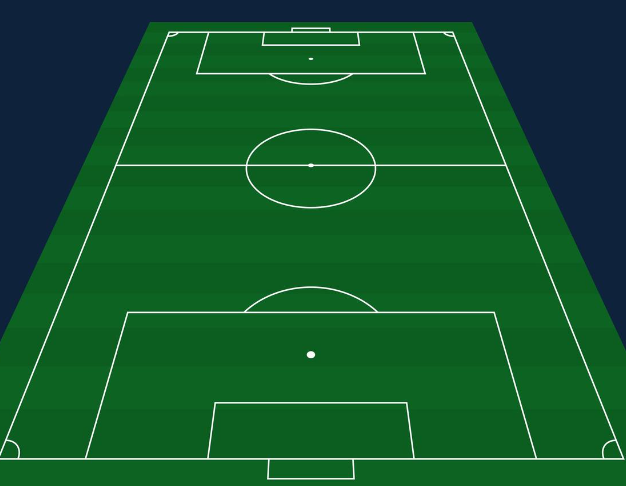
#> input picture Lab_4/data/partA/1.png, 626 x 486 px; its folder holds only this picture in this run
$ jupyter execute --allow-errors partA.ipynb
#> lines starting #> are read from the running program, lines starting #| are printed output that depends on the picture
# **Sesión 4:** Procesamiento de imagenes y extracción de características

## **Librerías**

[cell 1]
import cv2
import os
import matplotlib.pyplot as plt

## **Apartado A:** Detección de lineas rectas
El objetivo de este apartado es la detección de líneas y bordes en las imágenes de la carpeta `data/partA`.
1. **Tarea A.1.** Aplique `cv2.Canny()` a las imágenes de trabajo ajustando los hiperparámetros.
3. **Tarea A.2.** Implemente la función `draw_lines()` para pintar las líneas sobre las imágenes.
4. **Tarea A.3.** Aplique Hough con `cv2.HoughLinesP()` a las imágenes de trabajo para extraer líneas y afine los hiperparámetros.
5. **Problema A.1.** Repita el procedimiento para extraer las líneas de las dos imágenes restantes.

### **NOTA**
Podéis usar el mismo formato de guardado de resultados y nomenclatura que en en las práctica 3 o hacer uso de la funcion `show_image()` del Lab 1. Usad las herramientas con las que os sintáis más cómodos

[cell 2]
# Nos definimos estas funciones auxiliares que nos facilitará algunas tareas más adelante

from rpds import List
import numpy as np

def show_image(img: np.array, img_name: str = "Image"):
    cv2.imshow(img_name, img)  # Mostramos la imagen, poniendole el nombre correspondiente a la ventana desplegada
    cv2.waitKey(0)  # Ponemos una tecla para eliminar la ventana y pasar a la siguiente imagen o terminar la visualización
    cv2.destroyAllWindows()

def load_images(filenames: List) -> List:
    return [cv2.imread(filename) for filename in filenames]

def write_image(output_folder: str, img_name: str, img: np.array):
    img_path = os.path.join(output_folder, img_name)  # creamos el path donde vamos a guardar la imagen
    os.makedirs(output_folder, exist_ok=True)
    cv2.imwrite(img_path, img)  # guardamos la imagen en su correspondiente ubicación

[cell 3]
# Cargamos las imágenes correspondientes al apartado A de la práctica

import glob

imgs_gen_path = '../data/partA/*' # Patrón que cumplen todos los paths de los archivos de imágenes de la carpeta data/partA
imgs_path = sorted(glob.glob(imgs_gen_path))  # Cogemos todos los paths que cumplen ese patrón genérico (usando glob) y los ordenamos (usando sorted)
imgs = load_images(imgs_path)  # Le pasamos a load_images la lista de paths o filenames de las imágenes que queremos cargar
#> imgs = 1 item

imgs_path
#> Out = ['../data/partA/1.png']

### **Tarea A.1.** Aplique `cv2.Canny()` a las imágenes de trabajo ajustando los hiperparámetros

[cell 4]
# TODO Apply canny to the images, play with the thresholds to get a good result

edge_imgs = []  # to store the canny edge images for later Hough transform

# 1st image

# Hyperparameters
low_threshold = 30
high_threshold = 180

# get the first image
img = imgs[0]
#> img is the input picture: shape (486, 626, 3); mean B, G, R 43.1, 86.7, 18.1

# Convert to grayscale
gray_img = cv2.cvtColor(img, cv2.COLOR_BGR2GRAY)
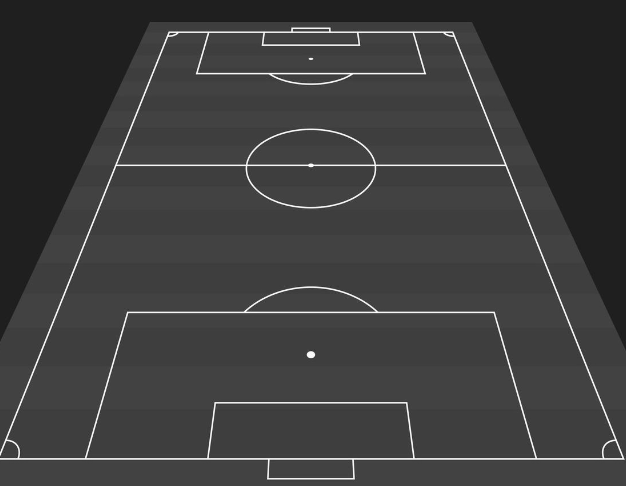
#> gray_img: shape (486, 626); min 25, max 254, mean 61.2

# Apply Canny edge detection
edge_img = cv2.Canny(gray_img, low_threshold, high_threshold)
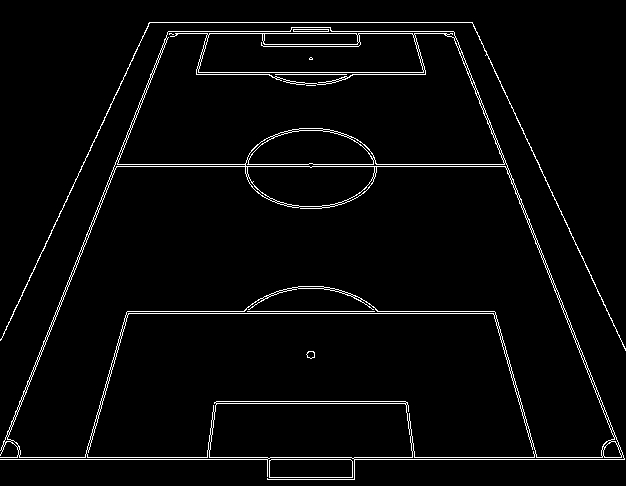
#> edge_img: shape (486, 626); 3.2% white in thin lines or dots

# Store the edge image for later Hough transform
edge_imgs.append(edge_img)

# Display the image or save it as you like
show_image(edge_img, "Canny Edge Image 1")

# 2nd image
#> (the rest of this cell did not finish here and is left out)

### Probamos distintos valores de los hiperparámetros de límite inferior y superior para el threshold de Canny

[cell 5]
# -----------------------------
# VALORES A PROBAR
# -----------------------------

low_values  = [30, 50, 70]
high_values = [80, 120, 180]

num_imgs = len(imgs)
#> num_imgs = 1

# Para cada imagen queremos una figura
for idx, img in enumerate(imgs):

    gray = cv2.cvtColor(img, cv2.COLOR_BGR2GRAY)

    fig, axes = plt.subplots(len(low_values), len(high_values), figsize=(14, 10))
    fig.suptitle(f"Comparación de Canny thresholds en imagen {idx+1}", fontsize=16)

    for i, low in enumerate(low_values):
        for j, high in enumerate(high_values):

            # IMPORTANTE: solo mostramos combinaciones válidas
            if high <= low:
                axes[i, j].set_title(f"low={low}, high={high}\n(high <= low: inválido)")
                axes[i, j].axis("off")
                continue

            # Aplicamos Canny
            edge = cv2.Canny(gray, low, high)

            # Mostramos el resultado
            axes[i, j].imshow(edge, cmap="gray")
            axes[i, j].set_title(f"low={low}, high={high}")
            axes[i, j].axis("off")

    plt.tight_layout()
    plt.show()
#> this loop made 1 pass
#> pass 1, `plt.show()`:
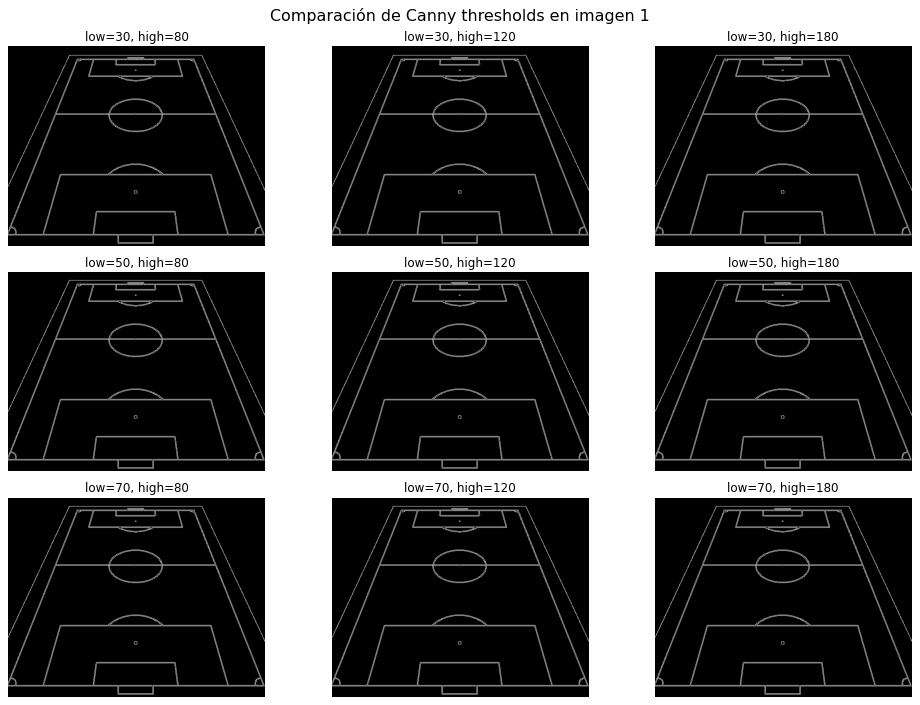
#> figure drawn by matplotlib, 9 panels

El detector de bordes de Canny utiliza dos umbrales, low_threshold y high_threshold, que controlan cómo se clasifican los gradientes de la imagen como bordes reales o ruido. El funcionamiento del algoritmo se basa en una doble umbralización: los gradientes mayores que high_threshold se consideran bordes fuertes de forma automática, mientras que los gradientes entre low_threshold y high_threshold se consideran bordes débiles y solo se mantienen si están conectados a un borde fuerte. Los gradientes por debajo de low_threshold se descartan completamente.

Cuando se modifican estos umbrales, la detección de bordes cambia de forma significativa:

Un low_threshold bajo hace que prácticamente cualquier variación de intensidad se considere borde débil. Esto genera un mapa de bordes más denso, pero también más ruidoso, con líneas irrelevantes y discontinuidades. Un low_threshold alto, en cambio, elimina muchos bordes débiles y solo conserva los de mayor contraste, lo que produce mapas más limpios pero menos detallados, pudiendo perder contornos finos.

Respecto al high_threshold, si se elige un valor bajo, muchos bordes pasan a clasificarse como bordes fuertes. Esto hace que la imagen resultante muestre numerosos bordes aceptados, incluso algunos que no deberían considerarse estructurales. Si se fija un high_threshold elevado, únicamente los gradientes muy intensos generan bordes fuertes, de modo que el resultado contiene líneas muy claras y definidas, pero pierde gran parte de la estructura secundaria de la escena.

El equilibrio entre ambos umbrales determina la calidad del resultado: una diferencia pequeña entre low y high genera un mapa de bordes muy restrictivo, mientras que una diferencia grande permite mantener bordes débiles conectados a bordes fuertes, lo que mejora la continuidad de los contornos. En la práctica, valores moderados y una relación aproximada de high_threshold ≈ 2 · low_threshold suelen proporcionar mapas de bordes limpios, continuos y adecuados para pasos posteriores como la transformada de Hough.

No obstante, pese a todo lo comentado, las diferencias notables entre las distinttas combinaciones de hiperparámetros, tan solo se perciben en este caso cuando aplicamos dichas combinaciones de valores de thresholds a la imagen 1 de las formas geométricas.

---

En la comparación visual de la primera imagen se aprecia cómo los valores de low_threshold y high_threshold influyen directamente en la densidad, continuidad y limpieza de los bordes extraídos por el detector de Canny. Para low_threshold = 30, los mapas de bordes contienen gran cantidad de bordes débiles y ruido, especialmente en las zonas de textura del fondo y en las aristas menos contrastadas de los bloques; al combinarlo con un high_threshold bajo como 80 la imagen se vuelve especialmente ruidosa, mientras que un high_threshold mayor (120 o 180) reduce ligeramente el ruido, aunque siguen apareciendo contornos muy densos.

Cuando low_threshold aumenta a 50, la cantidad de ruido disminuye notablemente: los bordes finos o débiles empiezan a desaparecer y se conservan principalmente las aristas más claras de los objetos. El patrón se mantiene: high_threshold = 80 produce más detalles, aunque con algo de ruido, mientras que high_threshold = 180 genera un esquema de bordes más limpio pero con pérdida de algunas líneas finas de la escena.

Finalmente, con low_threshold = 70 el detector se vuelve aún más selectivo y solo aparecen bordes con gradientes relativamente fuertes. Las líneas resultan más definidas y limpias en todas las combinaciones, pero también se pierde información estructural: algunas aristas internas de los bloques o detalles del fondo ya no se detectan. De nuevo, high_threshold = 180 produce el resultado más minimalista y depurado, mientras que high_threshold = 80 conserva algunos bordes adicionales.

En conjunto, la figura muestra cómo unos umbrales bajos generan detecciones ruidosas y muy densas, mientras que umbrales altos producen mapas más limpios pero con pérdida de detalle. La elección óptima depende del equilibrio deseado entre sensibilidad y precisión según el tipo de escena y el objetivo final (por ejemplo, si se va a aplicar una transformada de Hough interesa evitar ruido excesivo).

### **Tarea A.2.** Implemente `draw_lines()` para pintar las lineas sobre cada imagen

[cell 6]
# TODO Draw the lines on the images. A line is a tuple of 4 integers (x1, y1, x2, y2) where (x1, y1) and (x2, y2) are the coordinates of the two points of the line.
def draw_lines(img, lines, color, thickness):

    # Iteramos por cada una de las líneas detectadas
    for line in lines:
        # Extraemos las coordenadas x,y de los 2 puntos que definen la línea
        x1, y1, x2, y2 = line[0]
        # Pintamos la línea sobre la imnagen, sobreescribiéndola
        cv2.line(img, (x1, y1), (x2, y2), color, thickness)

### **Tarea A.3.** Aplique Hough con `cv2.HoughLinesP()` a las imágenes de trabajo para extraer líneas y afine los hiperparámetros

### Primera Iteración 1º Imagen

[cell 7]
# 1st image

# TODO Apply the hough transform to the images, play with the parameters to get a good result

# Hacemos una copia de las imágenes originales ya que al pintar sobre ellas las estaremos sobreescribiendo
new_imgs1 = load_images(imgs_path)
#> new_imgs1 = 1 item

rho = 1
theta = np.pi/180
threshold = 1
min_line_length = 10
max_line_gap = 10

# Get the edge image
edges1 = edge_imgs[0]

show_image(new_imgs1[0])

# Apply the hough transform
lines = cv2.HoughLinesP(edges1, rho, theta, threshold, minLineLength=min_line_length, maxLineGap=max_line_gap)
#> lines = 373 rows, first 6: [318, 72, 374, 72], [21, 402, 174, 22], [279, 290, 321, 286], [369, 187, 375, 160], [332, 46, 345, 22], [329, 129, 364, 144]

# Draw the lines on the image (on the original image, make sure to get a copy, as draw_lines modifies the image)
draw_lines(new_imgs1[0], lines, (0, 255, 0), 2)
#> the loop in draw_lines, `for line in lines:` made 373 passes
#> after the loop in draw_lines, `for line in lines:`:
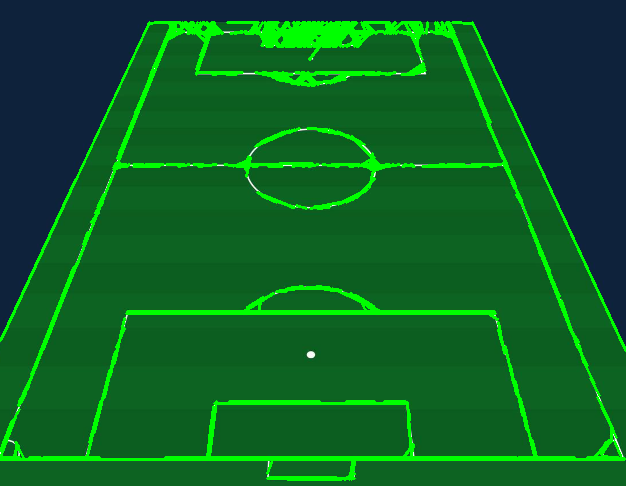
#> img: shape (486, 626, 3); mean B, G, R 35.9, 96.3, 12.2

# Show the image or save it as you like
show_image(new_imgs1[0], "Hough Lines Image 1")

### Segunda Iteración 1º Imagen

[cell 8]
# 1st image

# Hacemos una copia de las imágenes originales ya que al pintar sobre ellas las estaremos sobreescribiendo
new_imgs2 = load_images(imgs_path)
#> new_imgs2 = 1 item

rho = 5
theta = np.pi/180
threshold = 1
min_line_length = 10
max_line_gap = 2

# Get the edge image
edges1 = edge_imgs[0]

show_image(new_imgs2[0])

# Apply the hough transform
lines = cv2.HoughLinesP(edges1, rho, theta, threshold, minLineLength=min_line_length, maxLineGap=max_line_gap)
#> lines = 121 rows, first 6: [332, 72, 360, 72], [41, 352, 170, 31], [532, 233, 589, 375], [267, 298, 279, 290], [118, 459, 128, 459], [89, 442, 93, 426]

# Draw the lines on the image (on the original image, make sure to get a copy, as draw_lines modifies the image)
draw_lines(new_imgs2[0], lines, (0, 255, 0), 2)
#> call 2 of draw_lines, with lines = array of shape (121, 1, 4), color = (0, 255, 0), thickness = 2
#> the loop in draw_lines (call 2), `for line in lines:` made 121 passes
#> (x1, y1, x2, y2) on passes 1 to 12: (332, 72, 360, 72), (41, 352, 170, 31), (532, 233, 589, 375), (267, 298, 279, 290), (118, 459, 128, 459), (89, 442, 93, 426), (39, 354, 47, 332), (0, 457, 623, 457), (149, 22, 472, 22), (269, 477, 354, 477), (294, 33, 322, 33), (356, 401, 370, 401)
#> after the loop in draw_lines (call 2), `for line in lines:`:
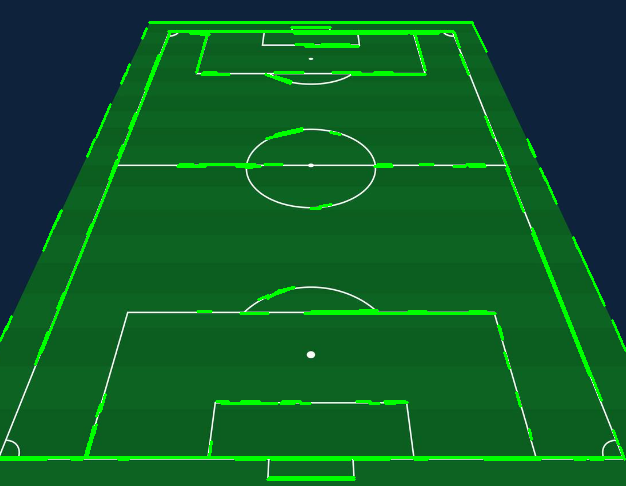
#> img: shape (486, 626, 3); mean B, G, R 38.9, 91.8, 14.5

# Show the image or save it as you like
show_image(new_imgs2[0], "Hough Lines Image 1")

### Definitiva 1º Imagen

[cell 9]
# 1st image

# Hacemos una copia de las imágenes originales ya que al pintar sobre ellas las estaremos sobreescribiendo
new_imgs3 = load_images(imgs_path)
#> new_imgs3 = 1 item

rho = 1
theta = np.pi/180
threshold = 25
min_line_length = 5
max_line_gap = 5

# Get the edge image
edges1 = edge_imgs[0]

show_image(new_imgs3[0])


# Apply the hough transform
lines = cv2.HoughLinesP(edges1, rho, theta, threshold, minLineLength=min_line_length, maxLineGap=max_line_gap)
#> lines = 50 rows, first 6: [0, 457, 623, 457], [0, 459, 624, 459], [126, 313, 495, 313], [0, 455, 144, 97], [149, 22, 472, 22], [115, 164, 506, 164]

# Draw the lines on the image (on the original image, make sure to get a copy, as draw_lines modifies the image)
draw_lines(new_imgs3[0], lines, (0, 255, 0), 2)
#> call 3 of draw_lines, with lines = array of shape (50, 1, 4), color = (0, 255, 0), thickness = 2
#> the loop in draw_lines (call 3), `for line in lines:` made 50 passes
#> (x1, y1, x2, y2) on passes 1 to 12: (0, 457, 623, 457), (0, 459, 624, 459), (126, 313, 495, 313), (0, 455, 144, 97), (149, 22, 472, 22), (115, 164, 506, 164), (473, 24, 625, 350), (1, 447, 169, 31), (167, 33, 454, 33), (1, 339, 148, 23), (116, 166, 507, 166), (127, 311, 494, 311)
#> after the loop in draw_lines (call 3), `for line in lines:`:
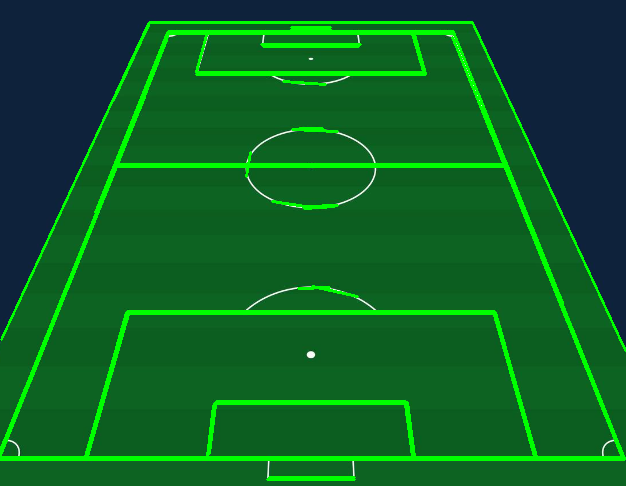
#> img: shape (486, 626, 3); mean B, G, R 36.3, 95.5, 12.5

# Show the image or save it as you like
show_image(new_imgs3[0], "Hough Lines Image 1")
